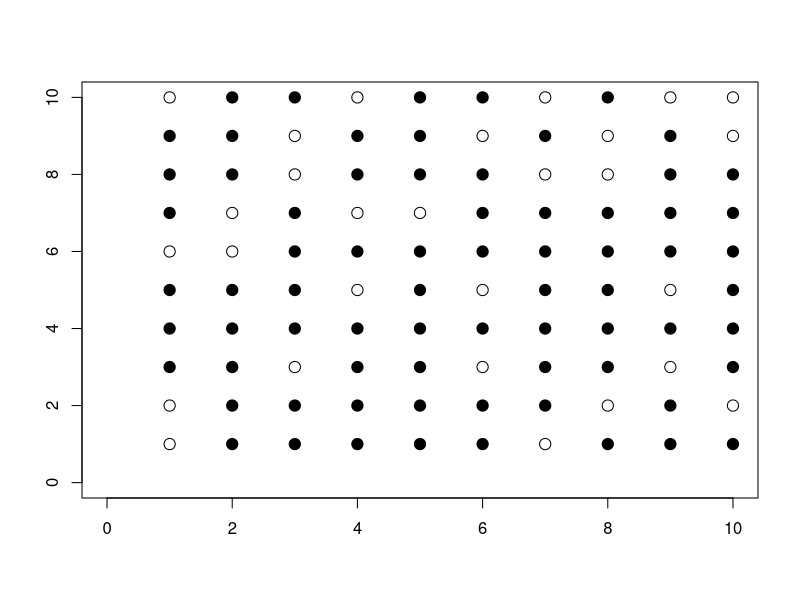

This figure's R source:
###   BSP circle plot base on matrix
M<-matrix(sample(c(0,1,1,1),1000,replace=T),10,10)
col=colorRampPalette(c("white", "red"))(20)
circle=c(1,19)
plot(x=nrow(M),y=ncol(M),type="n",xlab="",ylab="",xlim=c(0,ncol(M)),ylim=c(0,nrow(M)))
for(i in 1:nrow(M)){
  for(j in 1:ncol(M)){
    points(i,j,col=1,pch=circle[M[i,j]+1],cex=1.5)
    
  }
}


